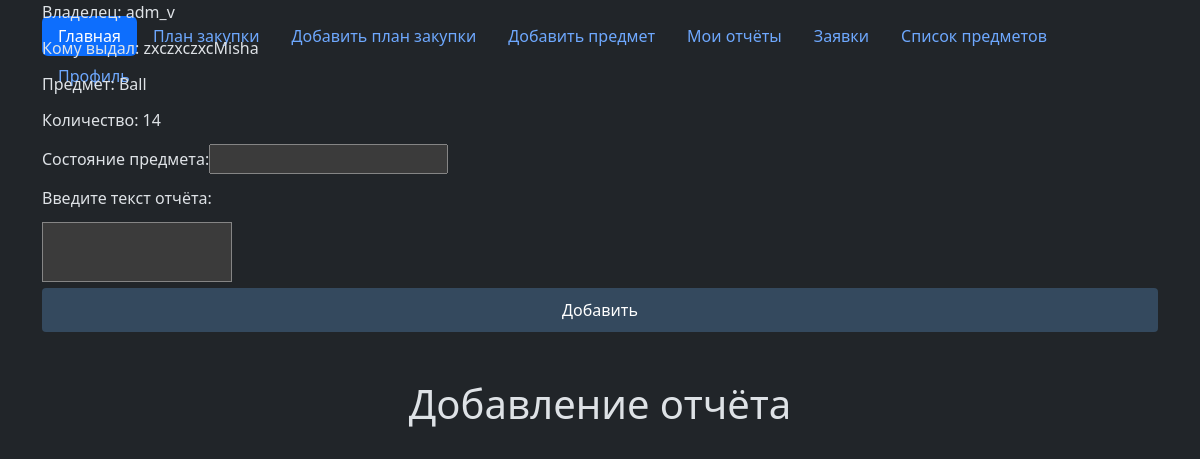
Screenshot of /add_report/1 (signed in) with the database file from the repository.
### tables this page shows
CREATE TABLE inventory (
id integer PRIMARY KEY AUTOINCREMENT,
title text NOT NULL,
text text NOT NULL,
condition text NOT NULL,
owner text NOT NULL,
request text NOT NULL,
status text NOT NULL,
request_quantity text NOT NULL
);

### flsite.py (the view, shortened to what this page needs)
@app.route("/add_report/<int:id_item>", methods=["POST", "GET"])
@login_required
def add_report(id_item):
    item_info = dbase.get_report(id_item)
    return render_template('add_report.html', id_item=id_item, title="Добавление отчёта", role=now_role, owner=item_info[3], request=item_info[4], item_name=item_info[0], quantity=item_info[1])

### FDataBase.py (called while the page is built)
    def get_report(self, item_id):
        try:
            self.__cur.execute(f"SELECT title, text, condition, owner, request, status, request_quantity FROM inventory WHERE id = {item_id} LIMIT 1")
            res = self.__cur.fetchone()
            if res:
                return res
        except sqlite3.Error as e:
            print("Ошибка получения имени заявителя из БД " + str(e))
        return (False, False)

    def getUser(self, user_id):
        try:
            self.__cur.execute(f"SELECT * FROM users WHERE id = '{user_id}' LIMIT 1")
            res = self.__cur.fetchone()
            if not res:
                print("Пользователь не найден")
                return False
            return res
        except sqlite3.Error as e:
            print("Ошибка получения данных из БД " + str(e))
        return False

### UserLogin.py (called while the page is built)
    def fromDB(self, user_id, db):
        self.__user = db.getUser(user_id)
        return self

### flsite.py (called while the page is built)
@login_manager.user_loader
def load_user(user_id):
    return UserLogin().fromDB(user_id, dbase)

def connect_db():
    conn = sqlite3.connect(app.config['DATABASE'])
    conn.row_factory = sqlite3.Row
    return conn

def get_db():
    if not hasattr(g, "link_db"):
        g.link_db = connect_db()
    return g.link_db

@app.before_request
def before_request():
    global dbase
    db = get_db()
    dbase = FDataBase(db)

### templates/add_report.html (shortened to what this page needs)
{% extends 'base.html' %}
{% block body %}
    <h1>{{ title }}</h1>
        <div class="container">
            <form action="/add_report/{{ id_item }}" method="post" class="form-contact">
                <p>Владелец: {{ owner }}</p>
                <p>Кому выдал: {{ request }}</p>
                <p>Предмет: {{ item_name }}</p>
                <p>Количество: {{ quantity }}</p>
                <p>Состояние предмета:<input type="text" name="status" value="" required /></p>
                <p>Введите текст отчёта:</p>
                <textarea class="resizable-input" type="text" name="report_text" value="" required></textarea>
                <p><input type="submit" value="Добавить" /></p>
            </form>
        </div>
{% endblock %}

### static/css/style.css (style rules this page uses)
body { font-family: sans-serif; background-color: #1e1e1e; display: flex; flex-direction: column; align-items: center; justify-content: center; min-height: 100vh; margin: 0; color: #fff; }
h1 { text-align: center; margin-bottom: 30px; color: #fff; }
.form-contact p { margin-bottom: 12px; }
.form-contact input[type="submit"] { background-color: #005bff; color: white; padding: 10px 15px; border: none; border-radius: 4px; cursor: pointer; width: 100%; transition: background-color 0.3s ease; }
.container { position: fixed; top: 0; }
.form-contact input[type="submit"] { background-color: #34495e; color: #fff; border: none; padding: 10px 15px; border-radius: 4px; cursor: pointer; transition: background-color 0.3s ease; font-size: 16px; }
.resizable-input { width: 190px; min-height: 30px; padding: 5px; border: 1px solid #858585; font-size: 16px; line-height: 1.5; box-sizing: border-box; resize: vertical; overflow: hidden; transition: height 0.2s ease; resize: none; background-color: #3b3b3b; }

### rows the page displays
inventory: owner "adm_v", request "zxczxczxcMisha", title "Ball", text "14"

### other values shown
{{ title }} "Добавление отчёта"
